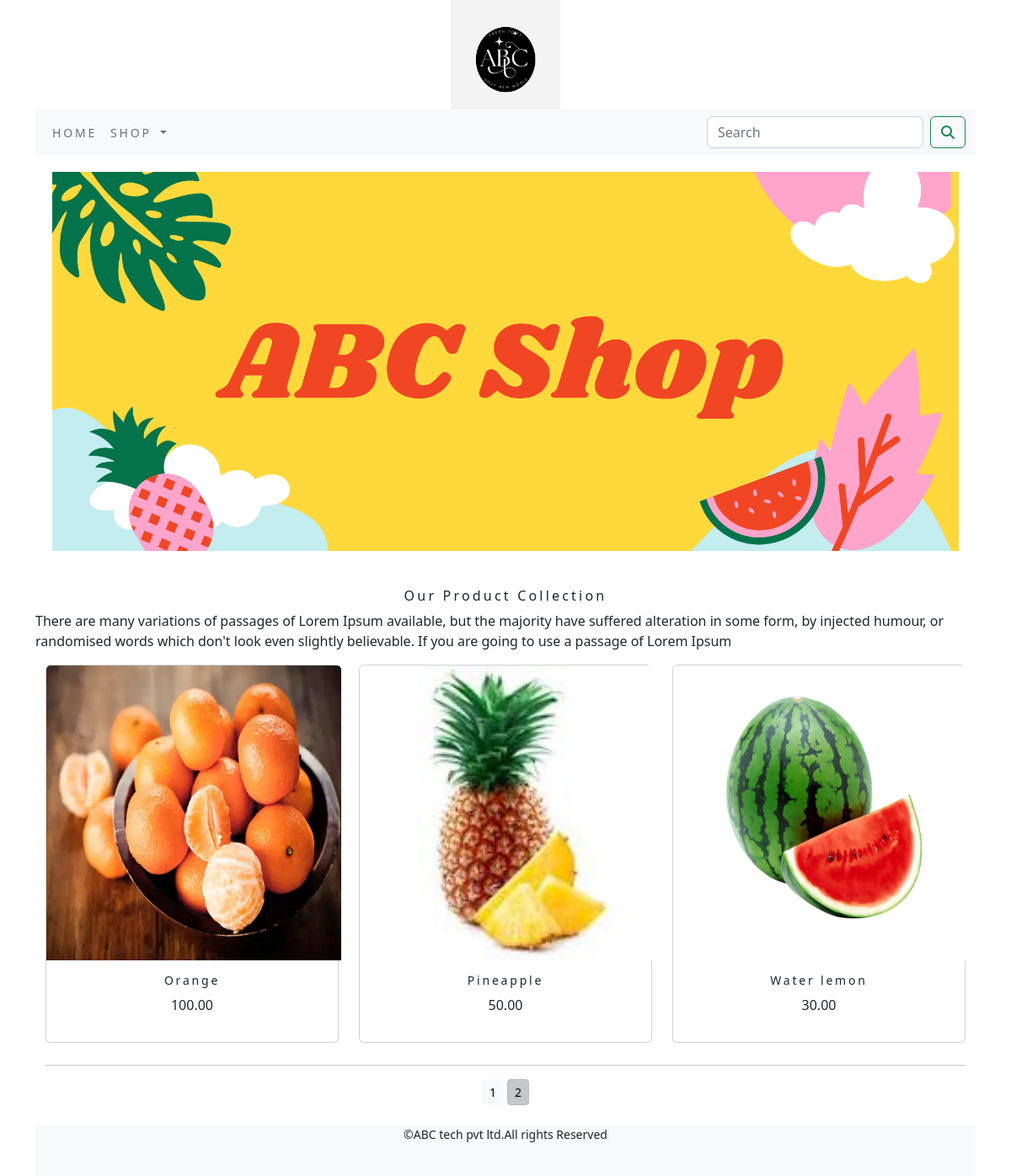
The app's page /ecommerce_app/?page=2 with its own data.
### ecommerce_app/models.py (models this page shows, shortened)
class Product(models.Model):
    name=models.CharField(max_length=250,unique=True)
    slug=models.SlugField(max_length=250,unique=True)
    description=models.TextField(blank=True)
    price=models.DecimalField(max_digits=10,decimal_places=2)
    category=models.ForeignKey(Category,on_delete=models.CASCADE)
    image=models.ImageField(upload_to="category",blank=True)
    stock=models.IntegerField()
    available=models.BooleanField(default=True)
    created=models.DateTimeField(auto_now_add=True)
    updated=models.DateTimeField(auto_now=True)
    def get_url(self):
        return reverse('ecommerce_app:prodCatdetail',args=[self.category.slug,self.slug])
    class Meta:
        ordering=('name',)
        verbose_name='product'
        verbose_name_plural='products'

### ecommerce_app/views.py (the view)
# urls.py: path('',views.allProdCat,name='allProdCat'),
def allProdCat(request,c_slug=None):
    c_page=None
    products_list=None
    if c_slug!=None:
        c_page=get_object_or_404(Category,slug=c_slug)
        products_list=Product.objects.all().filter(category=c_page,available=True)
    else:
        products_list=Product.objects.all().filter(available=True)
    paginator=Paginator(products_list,6)
    try:
        page=int(request.GET.get('page','1'))
    except:
        page=1
    try:
        products= paginator.page(page)
    except (EmptyPage,InvalidPage):
        products=paginator.page(paginator.num_pages)
    return render(request,"category.html",{'category':c_page,'products':products})

### cart/context_processors.py (called while the page is built)
def counter(request):
    item_count=0
    if 'admin' in request.path:
        return {}
    else:
        try:
            cart=Cart.objects.filter(cart_id=_cart_id(request))
            cart_items=CartItem.objects.all().filter(cart=cart[:1])
            for cart_item in cart_items:
                item_count +=cart_item.quantity
        except Cart.DoesnotExist:
            item_count =0
    return dict(item_count=item_count)

### cart/views.py (called while the page is built)
def _cart_id(request):
    cart=request.session.session_key
    if not cart:
        cart=request.session.create()
    return  cart

### ecommerce_app/context_processors.py (called while the page is built)
def menu_links(request):
    links=Category.objects.all()
    return dict(links=links)

### ecommerce_app/models.py (called while the page is built)
    def get_url(self):
        return reverse('ecommerce_app:products_by_category',args=[self.slug])

### templates/category.html (shortened to what this page needs)
{% extends 'base.html' %}
{% load static %}
{% block content %}
<div class="mx_auto">
    {% if category %}
        <img  class="my_image" src="{{category.image.url}}" alt="{{category.name}}">
</div>
    <br>
<div>
        <h1 class="text-center my_title">{{category.name}}</h1>
        <p class="text-justify">{{category.description}}</p>
</div>
    {% else %}
<div>
    <img  class="my_image my_image_padding" src="{% static 'img/banner1.png' %}" alt="our products" width="200px" height="200px">
</div>
<br>
<div>
    <h1 class="text-center my_title">Our Product Collection</h1>
    <p class="text-justify">There are many variations of passages of Lorem Ipsum available, but the majority have suffered alteration in some form, by injected humour, or randomised words which don't look even slightly believable. If you are going to use a passage of Lorem Ipsum</p>
</div>
    {% endif %}
<div class="container">
    <div class="row mx_auto">
        {% for product in products.object_list %}
        <div class="my_bottom_margin col-9 col-sm-12 col-md-4  xol-lg-4">
            <div class="card text-center" style="min-width:18rem;">
                <a href="{{product.get_url}}"><img class="card-img-top my_image" src="{{product.image.url}}" alt="{{product.name}}" style="width:350px; height:350px;"></a>
                <div class="card-body">
                    <h4>{{product.name}}</h4>
                    <p>{{product.price}}</p>
                </div>
            </div>
        </div>
        {% endfor %}
    </div>
    <div class="mx-auto">
        {% if products.paginator.num_pages > 1 %}
        <hr>
        <div class="text-center">
            {% for pg in products.paginator.page_range %}
                <a href="?page={{pg}}" class="btn btn-light btn-sm {% if products.number == pg %} active {% endif %}">{{pg}}</a>
            {% endfor %}
        </div>
        {% endif %}
    </div>
    <br>
</div>
{% endblock %}

### static/css/custom.css (style rules this page uses)
body { font-family: 'Roboto', sans-serif; font-family: 'Roboto Condensed', sans-serif; }
.my_image { width:100%; height:auto; }
.my_title { font-size:16px; text_transform:uppercase; letter-spacing:.2em; }
.my_image_padding { padding:20px; }
.my_bottom_margin { margin-bottom:10px; }
.card-body h4 { font-size:14px; text_transform:uppercase; letter-spacing:.2em; }
,custom_a { text_decoration:none; }

### records on screen
Product: image (picture), name "Orange", price "100.00"
Product: image (picture), name "Pineapple", price "50.00"
Product: image (picture), name "Water lemon", price "30.00"

### other values on screen
{{ pg }} "1" "2"
